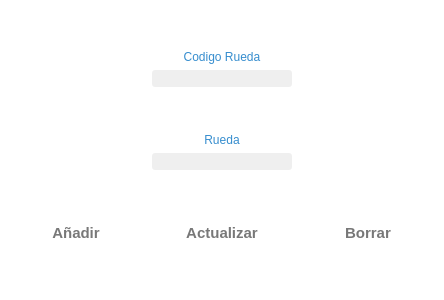
<?xml version="1.0" encoding="UTF-8"?>
<ui version="4.0">
 <class>Rueda</class>
 <widget class="QWidget" name="Rueda">
  <property name="geometry">
   <rect>
    <x>0</x>
    <y>0</y>
    <width>442</width>
    <height>300</height>
   </rect>
  </property>
  <property name="palette">
   <palette>
    <active>
     <colorrole role="Base">
      <brush brushstyle="SolidPattern">
       <color alpha="255">
        <red>46</red>
        <green>47</green>
        <blue>48</blue>
       </color>
      </brush>
     </colorrole>
     <colorrole role="Window">
      <brush brushstyle="SolidPattern">
       <color alpha="255">
        <red>255</red>
        <green>255</green>
        <blue>255</blue>
       </color>
      </brush>
     </colorrole>
    </active>
    <inactive>
     <colorrole role="Base">
      <brush brushstyle="SolidPattern">
       <color alpha="255">
        <red>46</red>
        <green>47</green>
        <blue>48</blue>
       </color>
      </brush>
     </colorrole>
     <colorrole role="Window">
      <brush brushstyle="SolidPattern">
       <color alpha="255">
        <red>255</red>
        <green>255</green>
        <blue>255</blue>
       </color>
      </brush>
     </colorrole>
    </inactive>
    <disabled>
     <colorrole role="Base">
      <brush brushstyle="SolidPattern">
       <color alpha="255">
        <red>255</red>
        <green>255</green>
        <blue>255</blue>
       </color>
      </brush>
     </colorrole>
     <colorrole role="Window">
      <brush brushstyle="SolidPattern">
       <color alpha="255">
        <red>255</red>
        <green>255</green>
        <blue>255</blue>
       </color>
      </brush>
     </colorrole>
    </disabled>
   </palette>
  </property>
  <property name="windowTitle">
   <string>Form</string>
  </property>
  <layout class="QVBoxLayout" name="verticalLayout_5">
   <item>
    <layout class="QHBoxLayout" name="horizontalLayout_2">
     <item>
      <spacer name="horizontalSpacer_2">
       <property name="orientation">
        <enum>Qt::Horizontal</enum>
       </property>
       <property name="sizeHint" stdset="0">
        <size>
         <width>40</width>
         <height>20</height>
        </size>
       </property>
      </spacer>
     </item>
     <item>
      <layout class="QVBoxLayout" name="verticalLayout_4">
       <item>
        <spacer name="verticalSpacer_4">
         <property name="orientation">
          <enum>Qt::Vertical</enum>
         </property>
         <property name="sizeHint" stdset="0">
          <size>
           <width>20</width>
           <height>40</height>
          </size>
         </property>
        </spacer>
       </item>
       <item>
        <layout class="QVBoxLayout" name="verticalLayout">
         <item>
          <widget class="QLabel" name="label">
           <property name="styleSheet">
            <string notr="true">font: 10pt &quot;Segoe UI Semilight&quot;;
color: rgb(54, 141, 206);</string>
           </property>
           <property name="text">
            <string>Codigo Rueda</string>
           </property>
           <property name="alignment">
            <set>Qt::AlignCenter</set>
           </property>
          </widget>
         </item>
         <item>
          <widget class="MyLineEditShine" name="le_codigo">
           <property name="font">
            <font>
             <family>Segoe UI</family>
             <pointsize>10</pointsize>
            </font>
           </property>
           <property name="styleSheet">
            <string notr="true">background-color: #EFEFEF; 
border-radius: 3px;
color:rgb(50, 50, 50);</string>
           </property>
           <property name="alignment">
            <set>Qt::AlignCenter</set>
           </property>
          </widget>
         </item>
        </layout>
       </item>
       <item>
        <spacer name="verticalSpacer">
         <property name="orientation">
          <enum>Qt::Vertical</enum>
         </property>
         <property name="sizeHint" stdset="0">
          <size>
           <width>20</width>
           <height>40</height>
          </size>
         </property>
        </spacer>
       </item>
       <item>
        <layout class="QVBoxLayout" name="verticalLayout_2">
         <item>
          <widget class="QLabel" name="label_2">
           <property name="styleSheet">
            <string notr="true">font: 10pt &quot;Segoe UI Semilight&quot;;
color: rgb(54, 141, 206);</string>
           </property>
           <property name="text">
            <string>Rueda</string>
           </property>
           <property name="alignment">
            <set>Qt::AlignCenter</set>
           </property>
          </widget>
         </item>
         <item>
          <widget class="MyLineEditShine" name="le_rueda">
           <property name="font">
            <font>
             <family>Segoe UI</family>
             <pointsize>10</pointsize>
            </font>
           </property>
           <property name="styleSheet">
            <string notr="true">background-color: #EFEFEF; 
border-radius: 3px;
color:rgb(50, 50, 50);</string>
           </property>
           <property name="alignment">
            <set>Qt::AlignCenter</set>
           </property>
          </widget>
         </item>
        </layout>
       </item>
       <item>
        <layout class="QVBoxLayout" name="verticalLayout_3"/>
       </item>
      </layout>
     </item>
     <item>
      <spacer name="horizontalSpacer">
       <property name="orientation">
        <enum>Qt::Horizontal</enum>
       </property>
       <property name="sizeHint" stdset="0">
        <size>
         <width>40</width>
         <height>20</height>
        </size>
       </property>
      </spacer>
     </item>
    </layout>
   </item>
   <item>
    <spacer name="verticalSpacer_6">
     <property name="orientation">
      <enum>Qt::Vertical</enum>
     </property>
     <property name="sizeHint" stdset="0">
      <size>
       <width>20</width>
       <height>37</height>
      </size>
     </property>
    </spacer>
   </item>
   <item>
    <layout class="QHBoxLayout" name="horizontalLayout">
     <item>
      <widget class="QPushButton" name="pb_agregar">
       <property name="minimumSize">
        <size>
         <width>130</width>
         <height>40</height>
        </size>
       </property>
       <property name="maximumSize">
        <size>
         <width>130</width>
         <height>41</height>
        </size>
       </property>
       <property name="font">
        <font>
         <family>Segoe UI</family>
         <pointsize>11</pointsize>
         <weight>75</weight>
         <bold>true</bold>
        </font>
       </property>
       <property name="styleSheet">
        <string notr="true">border-radius: 10px;
color:rgb(120, 120, 120);</string>
       </property>
       <property name="text">
        <string>Añadir</string>
       </property>
       <property name="icon">
        <iconset resource="assets.qrc">
         <normaloff>:/icons/subir.png</normaloff>:/icons/subir.png</iconset>
       </property>
       <property name="iconSize">
        <size>
         <width>25</width>
         <height>25</height>
        </size>
       </property>
      </widget>
     </item>
     <item>
      <widget class="QPushButton" name="pb_actualizar">
       <property name="minimumSize">
        <size>
         <width>150</width>
         <height>40</height>
        </size>
       </property>
       <property name="maximumSize">
        <size>
         <width>150</width>
         <height>41</height>
        </size>
       </property>
       <property name="font">
        <font>
         <family>Segoe UI</family>
         <pointsize>11</pointsize>
         <weight>75</weight>
         <bold>true</bold>
        </font>
       </property>
       <property name="styleSheet">
        <string notr="true">border-radius: 10px;
color:rgb(120, 120, 120);</string>
       </property>
       <property name="text">
        <string>Actualizar</string>
       </property>
       <property name="icon">
        <iconset resource="assets.qrc">
         <normaloff>:/icons/update.png</normaloff>:/icons/update.png</iconset>
       </property>
       <property name="iconSize">
        <size>
         <width>30</width>
         <height>30</height>
        </size>
       </property>
      </widget>
     </item>
     <item>
      <widget class="QPushButton" name="pb_borrar">
       <property name="minimumSize">
        <size>
         <width>130</width>
         <height>40</height>
        </size>
       </property>
       <property name="maximumSize">
        <size>
         <width>130</width>
         <height>41</height>
        </size>
       </property>
       <property name="font">
        <font>
         <family>Segoe UI</family>
         <pointsize>11</pointsize>
         <weight>75</weight>
         <bold>true</bold>
        </font>
       </property>
       <property name="styleSheet">
        <string notr="true">border-radius: 10px;
color:rgb(120, 120, 120);</string>
       </property>
       <property name="text">
        <string>Borrar</string>
       </property>
       <property name="icon">
        <iconset resource="assets.qrc">
         <normaloff>:/icons/delete_blue.png</normaloff>:/icons/delete_blue.png</iconset>
       </property>
       <property name="iconSize">
        <size>
         <width>25</width>
         <height>25</height>
        </size>
       </property>
      </widget>
     </item>
    </layout>
   </item>
   <item>
    <spacer name="verticalSpacer_5">
     <property name="orientation">
      <enum>Qt::Vertical</enum>
     </property>
     <property name="sizeHint" stdset="0">
      <size>
       <width>20</width>
       <height>37</height>
      </size>
     </property>
    </spacer>
   </item>
  </layout>
 </widget>
 <customwidgets>
  <customwidget>
   <class>MyLineEditShine</class>
   <extends>QLineEdit</extends>
   <header location="global">mylineeditshine.h</header>
  </customwidget>
 </customwidgets>
 <resources>
  <include location="assets.qrc"/>
 </resources>
 <connections/>
</ui>
